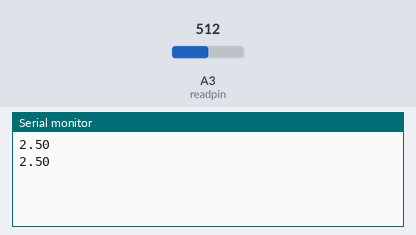
Bench run of a sketch on a simulated Arduino Uno, built with avr-gcc and run on an emulated ATmega328P. Parts: the last lines printed to the serial monitor. The test bench sets the inputs (shaded band); at power-on: A3 (readpin) = 512.

Above: at 1.5 s.
1.6 s: A3 (readpin) set to 716
At 1.6 s:
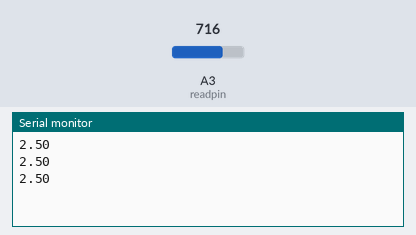
3.1 s: A3 (readpin) set to 900
At 3.1 s:
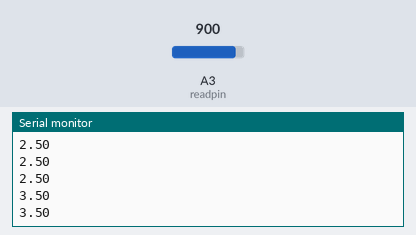
Timing chart, 0 to 6.1 s (numbered marks = the images above; inputs shaded):
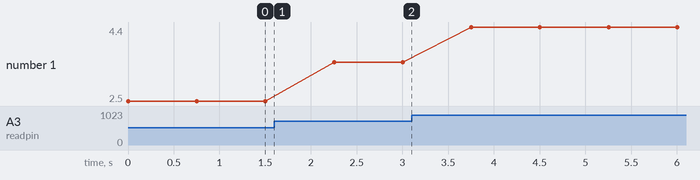

Measured:
- plotted number 1: 2.5 → 3.5 after the input at 1.6 s, 3.5 → 4.4 after the input at 3.1 s

The sketch:

Analog_readings.ino
```cpp
int readpin = A3;
float v2 = 0 ;
int del1 = 750;
int readval;
void setup() {
  // put your setup code here, to run once:
Serial.begin(9600);
pinMode (readpin,INPUT);
}

void loop() {
  // put your main code here, to run repeatedly:
  readval= analogRead(readpin);
  v2 = (5./1023.)*readval ;
Serial.println(v2);
delay(del1);
}
```
